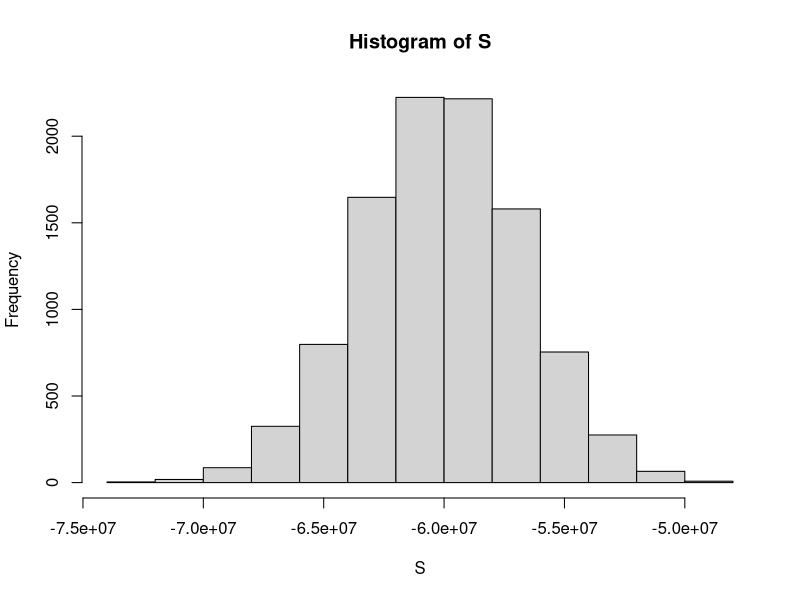

Write the R code that produced this figure.
## ---- chunk 1
knitr::opts_chunk$set(echo = TRUE)
## ---- chunk 2
# Assign the number of loans to the variable `n`
n <- 10000

# Assign the loss per foreclosure to the variable `loss_per_foreclosure`
loss_per_foreclosure <- -200000

# Assign the probability of default to the variable `p_default`
p_default <- 0.03

# Use the `set.seed` function to make sure your answer matches the expected result after random sampling
set.seed(1)

# Generate a vector called `defaults` that contains the default outcomes of `n` loans
defaults <- sample( c(0,1), n, replace = TRUE, prob=c(1-p_default,p_default))


# Generate `S`, the total amount of money lost across all foreclosures. Print the value to the console.
S<-sum(defaults * loss_per_foreclosure)
S

## ---- chunk 3
# Assign the number of loans to the variable `n`
n <- 10000

# Assign the loss per foreclosure to the variable `loss_per_foreclosure`
loss_per_foreclosure <- -200000

# Assign the probability of default to the variable `p_default`
p_default <- 0.03

# Use the `set.seed` function to make sure your answer matches the expected result after random sampling
set.seed(1)

# The variable `B` specifies the number of times we want the simulation to run
B <- 10000

# Generate a list of summed losses 'S'. Replicate the code from the previous exercise over 'B' iterations to generate a list of summed losses for 'n' loans.  Ignore any warnings for now.
S<-replicate (B,{
  defaults <- sample( c(0,1), n, replace = TRUE, prob=c(1-p_default,p_default))
  sum(defaults*loss_per_foreclosure)
  })

hist(S)

## ---- chunk 4
# Assign the number of loans to the variable `n`
n <- 10000

# Assign the loss per foreclosure to the variable `loss_per_foreclosure`
loss_per_foreclosure <- -200000

# Assign the probability of default to the variable `p_default`
p_default <- 0.03

# Calculate the expected loss due to default out of 10,000 loans
n*((p_default*loss_per_foreclosure)+(1-p_default)*0)
## ---- chunk 5
# Assign the number of loans to the variable `n`
n <- 10000

# Assign the loss per foreclosure to the variable `loss_per_foreclosure`
loss_per_foreclosure <- -200000

# Assign the probability of default to the variable `p_default`
p_default <- 0.03

# Compute the standard error of the sum of 10,000 loans
sqrt(n)*abs(loss_per_foreclosure)*sqrt(p_default*(1-p_default))
## ---- chunk 6
# Assign the loss per foreclosure to the variable `loss_per_foreclosure`
loss_per_foreclosure <- -200000

# Assign the probability of default to the variable `p_default`
p_default <- 0.03

# Assign a variable `x` as the total amount necessary to have an expected outcome of $0
x<--(loss_per_foreclosure*p_default)/(1-p_default)

# Convert `x` to a rate, given that the loan amount is $180,000. Print this value to the console.

x/180000
## ---- chunk 7
# Assign the number of loans to the variable `n`
n <- 10000

# Assign the loss per foreclosure to the variable `loss_per_foreclosure`
loss_per_foreclosure <- -200000

# Assign the probability of default to the variable `p_default`
p_default <- 0.03
